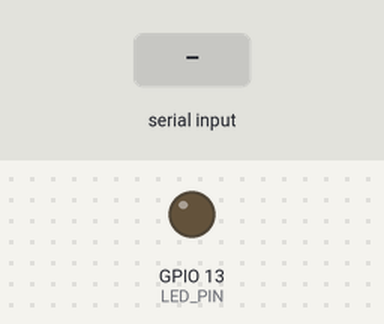
A sketch run on a simulated ESP32. Parts: output pins drawn as LEDs (lit = HIGH). Dashed ring = blinking. Inputs (shaded band) come from the test bench. What the sketch prints to the serial monitor is not drawn.

Above: at 1.2 s.
1.3 s: "MOTOR\n" received over Serial
At 1.4 s:
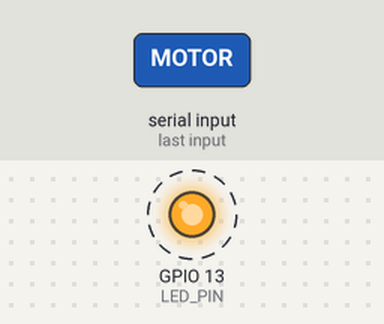
4.3 s: "LED ON\n" received over Serial
At 5.5 s:
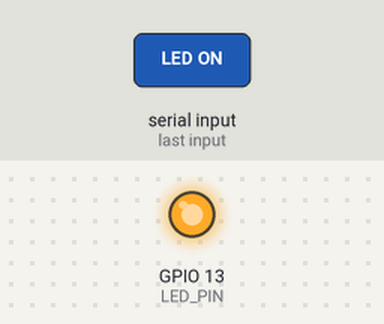
5.8 s: "LED OFF\n" received over Serial
At 6.8 s:
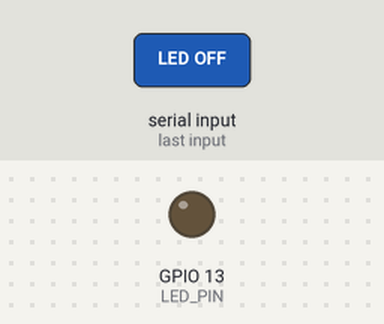
Timing chart, 0 to 8.8 s (numbered marks = the images above; inputs shaded):
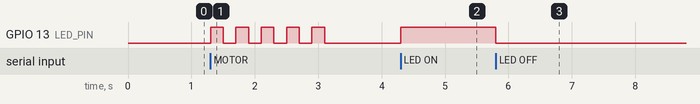

The sketch:

arduino-vecros.ino
```cpp
String input = "";

#define LED_PIN 13   // Built-in LED (can change if needed)

void setup() {
  Serial.begin(9600);   // UART from ESP32
  pinMode(LED_PIN, OUTPUT);

  Serial.println("Arduino Ready ✅");
}

void loop() {
  while (Serial.available()) {
    char c = Serial.read();

    if (c == '\n') {
      input.trim();

      Serial.print("Received from ESP32: ");
      Serial.println(input);

      processCommand(input);   // 🔥 Process command

      input = "";
    } else {
      input += c;
    }
  }
}

// 🔥 Command processing logic
void processCommand(String cmd) {

  cmd.toUpperCase();

  if (cmd == "LED ON") {
    digitalWrite(LED_PIN, HIGH);
    Serial.println("LED turned ON ✅");
  }
  else if (cmd == "LED OFF") {
    digitalWrite(LED_PIN, LOW);
    Serial.println("LED turned OFF ❌");
  }
  else if (cmd.startsWith("MOTOR")) {
    Serial.println("Simulating motor movement...");

    // 🔁 Simulate motor using LED blink
    for (int i = 0; i < 5; i++) {
      digitalWrite(LED_PIN, HIGH);
      delay(200);
      digitalWrite(LED_PIN, LOW);
      delay(200);
    }

    Serial.println("Motor simulation complete ⚙️");
  }
  else {
    Serial.println("Unknown command ❓");
  }
}
```

Measured:
- after the input at 1.3 s, GPIO 13 (LED_PIN): alternates HIGH for 0.20 s and LOW for 0.20 s, 10 changes in all, then stays LOW, starting at once
- after the input at 4.3 s, GPIO 13 (LED_PIN): LOW → HIGH at once
- after the input at 5.8 s, GPIO 13 (LED_PIN): HIGH → LOW at once
